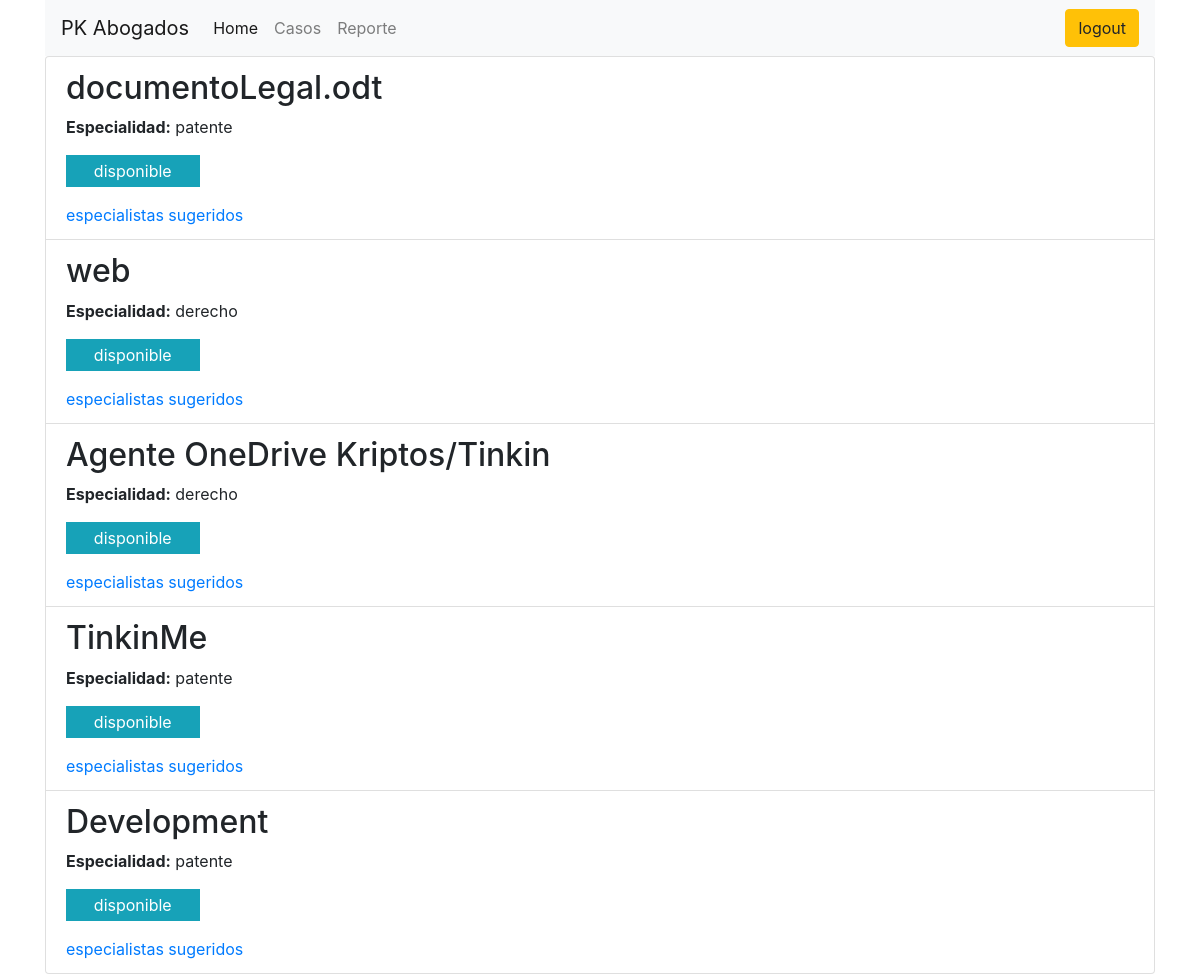
/bfiles/ (signed in), run on the app's committed database.
### models.py (models this page shows, shortened)
class BusinessFile(db.Model):
    __tablename__ = 'business_file'
    id = db.Column(db.Integer, primary_key=True)
    name = db.Column(db.String, nullable=False)
    gdrive_id = db.Column(db.String, nullable=False)
    type = db.Column(db.String)
    status = db.Column(db.String, nullable=False)
    professional_id = db.Column(db.Integer, db.ForeignKey('professional.id'))
    reviewer = relationship('Professional', back_populates='files')
    user_id = db.Column(db.Integer, db.ForeignKey('user.id'))
    owner = relationship('User', back_populates='cases')

### app.py (the view)
@app.route('/bfiles/', methods=['GET'])
@login_required
def get_business_files():
    cases = db.session.query(models.BusinessFile)
    return render_template('business_files.html', bfiles=cases)

### app.py (called while the page is built)
def login_required(f):
    @wraps(f)
    def decorated_function(*args, **kwargs):
        if not session.get("logged_in"):
            flash("Please log in.")
            return jsonify({"status": 0, "message": "Please log in."}), 401
        return f(*args, **kwargs)
    return decorated_function

### templates/business_files.html (shortened to what this page needs)
<!DOCTYPE html>
<html>
    <head>
        <link rel="stylesheet" type="text/css" href="https://stackpath.bootstrapcdn.com/bootstrap/4.3.1/css/bootstrap.min.css">
    </head>
    <body>
        <div class="container">
            <nav class="profile navbar navbar-expand-lg navbar-light bg-light">
                <a class="navbar-brand" href="#">PK Abogados</a>
                <div class="collapse navbar-collapse" id="navbarSupportedContent">
                    <ul class="navbar-nav mr-auto">
                     <li class="nav-item">
                        <a class="nav-link active" href="#"> Home </a>
                      </li>
                     <li class="nav-item">
                        <a class="nav-link" href=" {{ '/files' }}"> Casos </a>
                     </li>
                     <li class="nav-item">
                        <a class="nav-link" href=" {{ '/report' }}"> Reporte </a>
                     </li>
                    </ul>
                    {% if not session.logged_in %}
                        <a class="btn btn-success" role="button" href="{{ url_for('login') }}">login</a>
                    {% else %}
                        <a class="btn btn-warning" role="button" href="{{ url_for('logout') }}">logout</a>
                    {% endif %}
                </div>
            </nav>
            <ul class="list-group">
            {% for bfile in bfiles %}
             <li class="list-group-item">
                 <h2 id="{{ bfile.id }}">{{ bfile.name }}</h2>
                 <p> <span class="font-weight-bold">Especialidad:</span> {{ bfile.type | safe }}</p>
                 <div class="w-50 ">
                     {% if bfile.status == 'disponible' %}
                       <p class="bg-info p-1 w-25 d-flex justify-content-center text-white">{{ bfile.status | safe }}</p>
                     {% elif bfile.status == 'en curso' %}
                        <p class="bg-primary p-1 w-25 d-flex justify-content-center text-white">{{ bfile.status | safe }}</p>
                     {% else %}
                        <p class="bg-success p-1 w-25 d-flex justify-content-center text-white">{{ bfile.status | safe }}</p>
                     {% endif %}
                 </div>
                  {% if bfile.status == 'disponible' %}
                    <a href="{{ '/bfiles/%s'%bfile.id }}" methods="get">especialistas sugeridos</a>
                  {% endif %}
             </li>
            {% else %}
             <li class="list-group-item"><em>No hay casos!</em></li>
            {% endfor %}
            </ul>
        </div>
    <body>
</html>

### data on the page
BusinessFile: name "documentoLegal.odt", type "patente", status "disponible"
BusinessFile: name "web", type "derecho", status "disponible"
BusinessFile: name "Agente OneDrive Kriptos/Tinkin", type "derecho", status "disponible"
BusinessFile: name "TinkinMe", type "patente", status "disponible"
BusinessFile: name "Development", type "patente", status "disponible"
